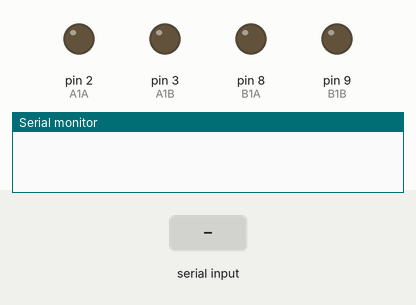
Simulated run of this sketch. Board: Arduino Uno, built with avr-gcc and run on an emulated ATmega328P. On the bench: output pins drawn as LEDs (lit = HIGH), the last lines printed to the serial monitor. Inputs (shaded band) come from the test bench.

Above: at 1.2 s.
1.3 s: "f" received over Serial
At 2.1 s:
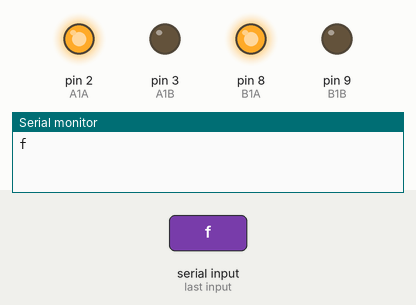
2.8 s: "b" received over Serial
At 3.2 s:
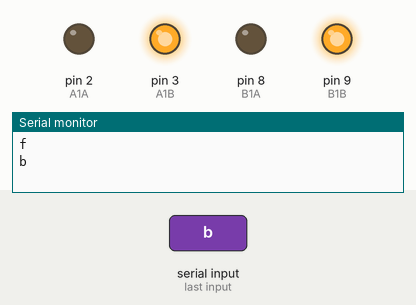
4.3 s: "l" received over Serial
At 5.5 s:
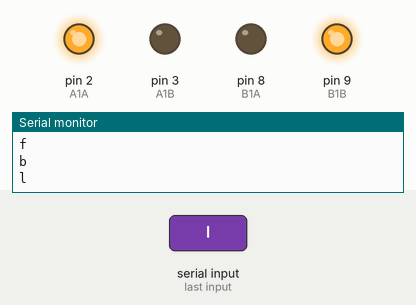
5.8 s: "r" received over Serial
At 6.7 s:
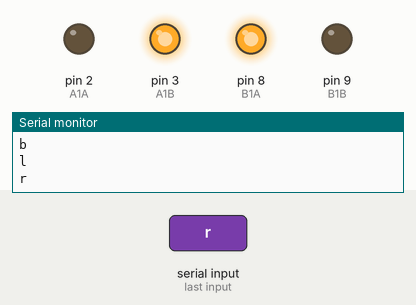
Timing chart, 0 to 8.3 s (numbered marks = the images above; inputs shaded):
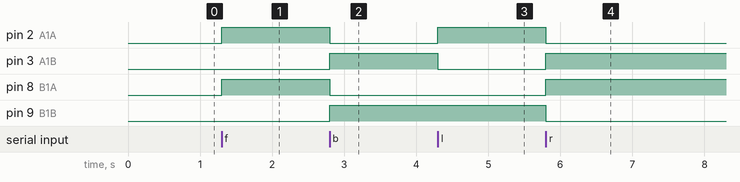

Measured:
- after the input at 1.3 s, pin 2 (A1A), pin 8 (B1A): LOW → HIGH at once
- after the input at 2.8 s, pin 2 (A1A), pin 8 (B1A): HIGH → LOW at once; pin 3 (A1B), pin 9 (B1B): LOW → HIGH at once
- after the input at 4.3 s, pin 2 (A1A): LOW → HIGH at once; pin 3 (A1B): HIGH → LOW at once
- after the input at 5.8 s, pin 2 (A1A), pin 9 (B1B): HIGH → LOW at once; pin 3 (A1B), pin 8 (B1A): LOW → HIGH at once

The sketch:

bluetooth_car.ino
```cpp
char command = 's'; // move forward, backward; turn left or right
const int A1A = 2; // pins for two motors
const int A1B = 3;
const int B1A = 8;
const int B1B = 9;

void setup() {
  Serial.begin(9600); // baud rate
  pinMode(A1A, OUTPUT);
  pinMode(A1B, OUTPUT);
  pinMode(B1A, OUTPUT);
  pinMode(B1B, OUTPUT);
}

void loop() {
  if (Serial.available()) {
    command = Serial.read(); // read the command from bluetooth
    Serial.println(command); // print the command on serial monitor

    switch (command) {
      case 'f': // move forward
        digitalWrite(A1A, HIGH);
        digitalWrite(A1B, LOW);
        digitalWrite(B1A, HIGH);
        digitalWrite(B1B, LOW);
        break;
      case 'b': // move backward
        digitalWrite(A1A, LOW);
        digitalWrite(A1B, HIGH);
        digitalWrite(B1A, LOW);
        digitalWrite(B1B, HIGH);
        break;
      case 'l': // turn left
        digitalWrite(A1A, HIGH);
        digitalWrite(A1B, LOW);
        digitalWrite(B1A, LOW);
        digitalWrite(B1B, HIGH);
        break;
      case 'r': // turn right
        digitalWrite(A1A, LOW);
        digitalWrite(A1B, HIGH);
        digitalWrite(B1A, HIGH);
        digitalWrite(B1B, LOW);
        break;
      default: // stop
        digitalWrite(A1A, LOW);
        digitalWrite(A1B, LOW);
        digitalWrite(B1A, LOW);
        digitalWrite(B1B, LOW);
        break;
    }
  }
}
```
